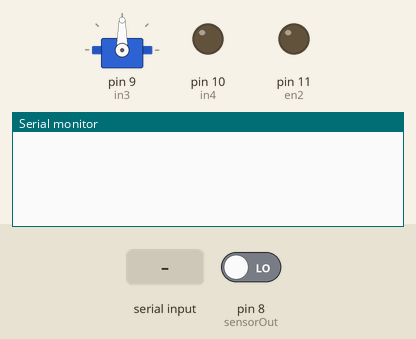
A sketch run on a simulated Arduino Uno, built with avr-gcc and run on an emulated ATmega328P. Parts: servo, output pins drawn as LEDs (lit = HIGH), the last lines printed to the serial monitor. The test bench sets the inputs (shaded band); at power-on: pin 8 (sensorOut) LOW. Pins used as bus, display or sensor lines are not drawn.

Above: at 1.2 s.
1.3 s: "1" received over Serial
At 3.2 s:
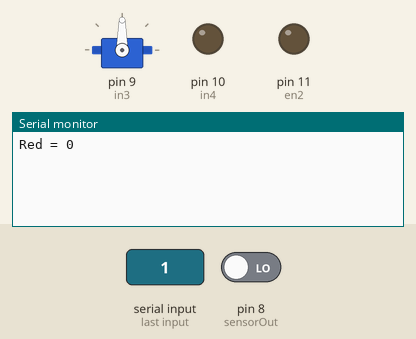
At 4.4 s:
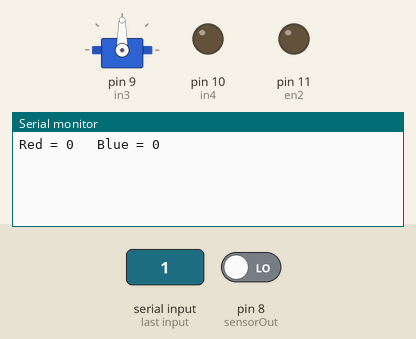

The sketch:

conveyor_2.ino
```cpp
#include <Servo.h>

Servo dropServo;
#define RED 1
#define GREEN 2
#define BLUE 3
#define S0 4
#define S1 5
#define S2 7
#define S3 6
#define sensorOut 8
#define in3 9
#define in4 10
#define en2 11

int frequency = 0;
int sortColor = 0;
int color = 0;


int GetColor() {
  int frequency = 0;
  int sortColor = 0;
  int color = 0;

  digitalWrite(S2, LOW);
  digitalWrite(S3, LOW);
  frequency = pulseIn(sensorOut, LOW);
  int R = frequency;
  Serial.print("Red = ");
  Serial.print(frequency);
  Serial.print("   ");
  delay(150);

  digitalWrite(S2, LOW);
  digitalWrite(S3, HIGH);
  frequency = pulseIn(sensorOut, LOW);
  int B = frequency;
  Serial.print("Blue = ");
  Serial.print(frequency);
  Serial.println("   ");
  delay(150);

  digitalWrite(S2, HIGH);
  digitalWrite(S3, HIGH);
  frequency = pulseIn(sensorOut, LOW);
  int G = frequency;
  Serial.print("Green = ");
  Serial.print(frequency);
  Serial.print("   ");
  delay(150);

  if (B > 160) {
    color = BLUE;
  } else if (R > 400) {
    color = RED;
  } else {
    color = 0;
  }
  return color;
}

void setup()
{
  pinMode(S0, OUTPUT);
  pinMode(S1, OUTPUT);
  pinMode(S2, OUTPUT);
  pinMode(S3, OUTPUT);
  pinMode(in3, OUTPUT);
  pinMode(in4, OUTPUT);
  pinMode(en2, OUTPUT);


  pinMode(sensorOut, INPUT);

  digitalWrite(S0, HIGH);
  digitalWrite(S1, LOW);

  dropServo.attach(9);

  Serial.begin(9600);
}

void loop()
{
  while (true) {
    // Условие пуска конвеера по Bt
    while (Serial.available() == 0);

    char data = Serial.read();
    if (data == '1') {
      // пуск конвеера
      break;
    } else if (data == '2') {
      // выбран красный цвет
      sortColor = RED;
    } else {
      // ошибка
    }
  }

  while (GetColor() == 0) {

  }

// конвейер стоп


  if (GetColor() == BLUE) {
    dropServo.write(90);
  } else {
    dropServo.write(0);
  }


}
```

Measured:
- after the input at 1.3 s, the serial monitor: prints a new line after 1.0 s (image 1)
